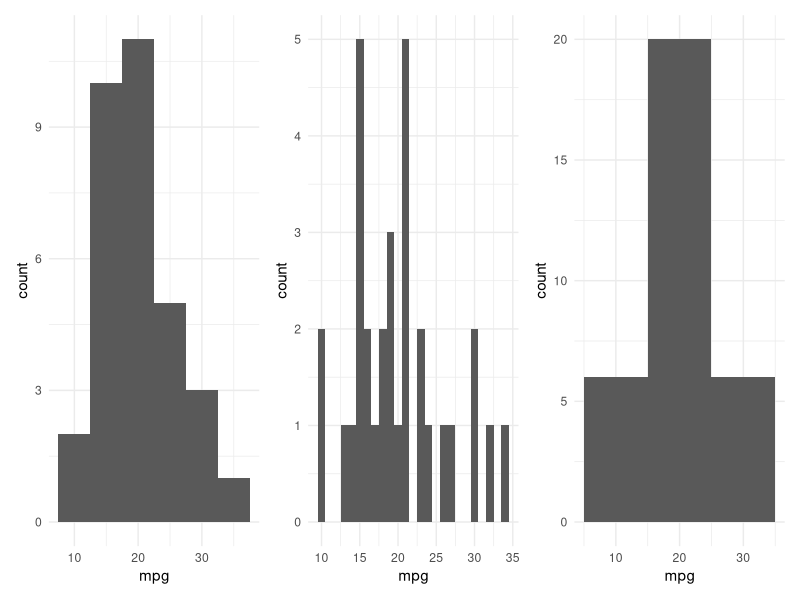
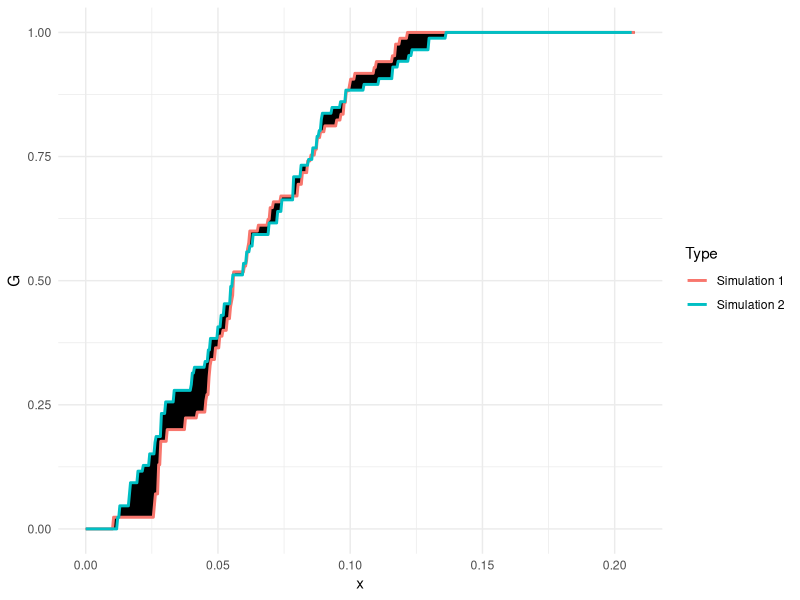

R code for these plots, in order:
## ---- chunk 1
library(ggplot2)
library(patchwork)

p1 <- ggplot(mtcars) +
  geom_histogram(aes(x = mpg),
                 binwidth = 5) +
  theme_minimal()

p2 <- ggplot(mtcars) +
  geom_histogram(aes(x = mpg),
                 binwidth = 1) +
  theme_minimal()

p3 <- ggplot(mtcars) +
  geom_histogram(aes(x = mpg),
                 binwidth = 10) +
  theme_minimal()

p1 + p2 + p3
## ---- chunk 2
library(spatstat)

W <- owin(c(0, 1), c(0, 1))
set.seed(437988)
sim1 <- rpoispp(lambda = 81, win = W)
sim2 <- rpoispp(lambda = 81, win = W)
g_sim1 <- Gest(sim1, 
               correction = "none")
g_sim2 <- Gest(sim2, 
               correction = "none")

g_all <- data.frame(G = g_sim1$raw, 
                    x = g_sim1$r, 
                    Type = "Simulation 1")
g_all <- rbind(g_all, 
               data.frame(G = g_sim2$raw, 
                          x = g_sim2$r, 
                          Type = "Simulation 2"))

ggplot(g_all) + 
  geom_line(aes(x = x, y = G)) +
  geom_line(aes(x = x, y = G, colour = Type),
            linewidth = 1) +
  theme_minimal()
